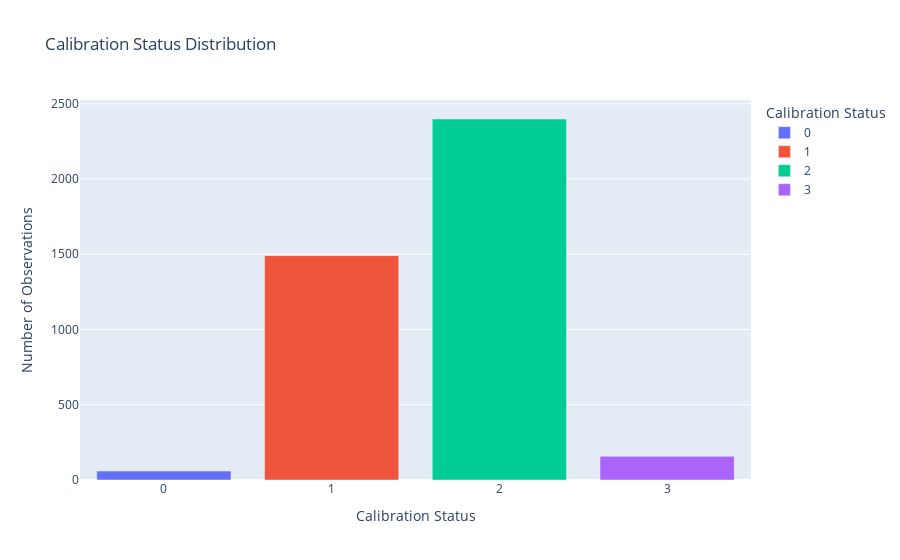

Here is the notebook cell this chart was saved with:
### Code cell
all_calibration_statuses = [0, 1, 2, 3]
calibration_counts = data['calibration_status'].value_counts().reindex(all_calibration_statuses, fill_value=0)

calibration_df = pd.DataFrame({'Calibration Status': calibration_counts.index.astype(str), 'Number of Observations': calibration_counts.values})

fig = px.bar(calibration_df, x='Calibration Status', y='Number of Observations', title='Calibration Status Distribution', 
             labels={'Calibration Status': 'Calibration Status', 'Number of Observations': 'Number of Observations'}, 
             color='Calibration Status')

fig.show()

### Figure 1 — Plotly figure (JSON) as saved in the notebook; plotly's stock layout.template omitted (floating-point values rounded to 4 significant figures)
{"data": [{"alignmentgroup": "True", "hovertemplate": "Calibration Status=%{x}<br>Number of Observations=%{y}<extra></extra>", "legendgroup": "0", "marker": {"color": "#636efa", "pattern": {"shape": ""}}, "name": "0", "offsetgroup": "0", "orientation": "v", "showlegend": true, "textposition": "auto", "type": "bar", "x": ["0"], "xaxis": "x", "y": [59], "yaxis": "y"}, {"alignmentgroup": "True", "hovertemplate": "Calibration Status=%{x}<br>Number of Observations=%{y}<extra></extra>", "legendgroup": "1", "marker": {"color": "#EF553B", "pattern": {"shape": ""}}, "name": "1", "offsetgroup": "1", "orientation": "v", "showlegend": true, "textposition": "auto", "type": "bar", "x": ["1"], "xaxis": "x", "y": [1491], "yaxis": "y"}, {"alignmentgroup": "True", "hovertemplate": "Calibration Status=%{x}<br>Number of Observations=%{y}<extra></extra>", "legendgroup": "2", "marker": {"color": "#00cc96", "pattern": {"shape": ""}}, "name": "2", "offsetgroup": "2", "orientation": "v", "showlegend": true, "textposition": "auto", "type": "bar", "x": ["2"], "xaxis": "x", "y": [2399], "yaxis": "y"}, {"alignmentgroup": "True", "hovertemplate": "Calibration Status=%{x}<br>Number of Observations=%{y}<extra></extra>", "legendgroup": "3", "marker": {"color": "#ab63fa", "pattern": {"shape": ""}}, "name": "3", "offsetgroup": "3", "orientation": "v", "showlegend": true, "textposition": "auto", "type": "bar", "x": ["3"], "xaxis": "x", "y": [157], "yaxis": "y"}], "layout": {"barmode": "relative", "legend": {"title": {"text": "Calibration Status"}, "tracegroupgap": 0}, "title": {"text": "Calibration Status Distribution"}, "xaxis": {"anchor": "y", "categoryarray": ["0", "1", "2", "3"], "categoryorder": "array", "domain": [0, 1], "title": {"text": "Calibration Status"}}, "yaxis": {"anchor": "x", "domain": [0, 1], "title": {"text": "Number of Observations"}}}}
